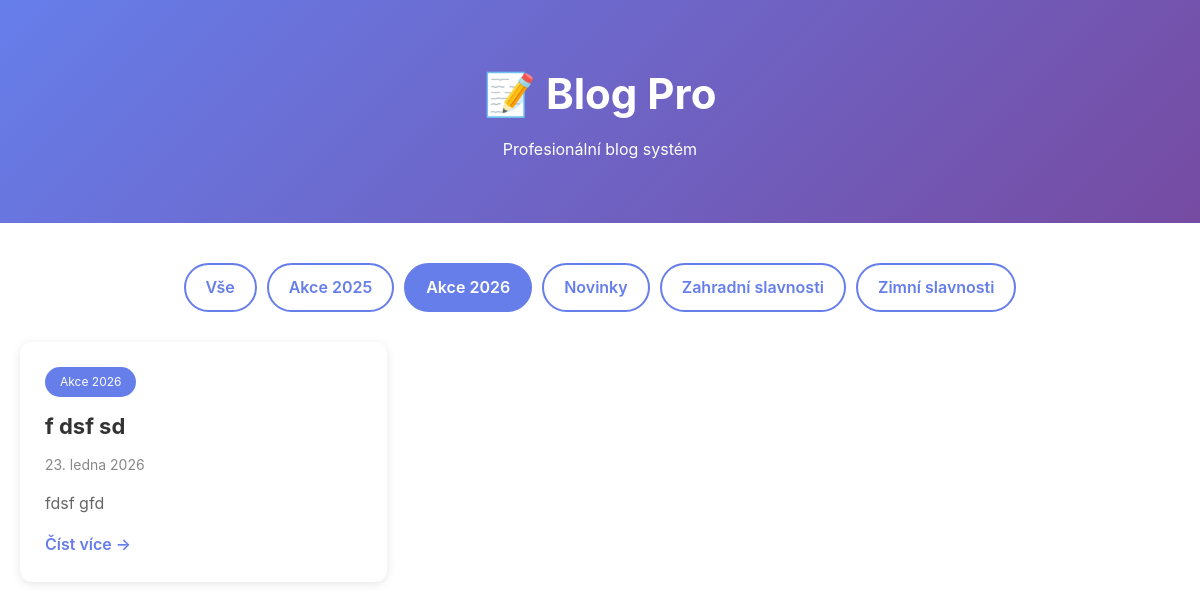
Page /?category=akce-2026 on the earlier database version.
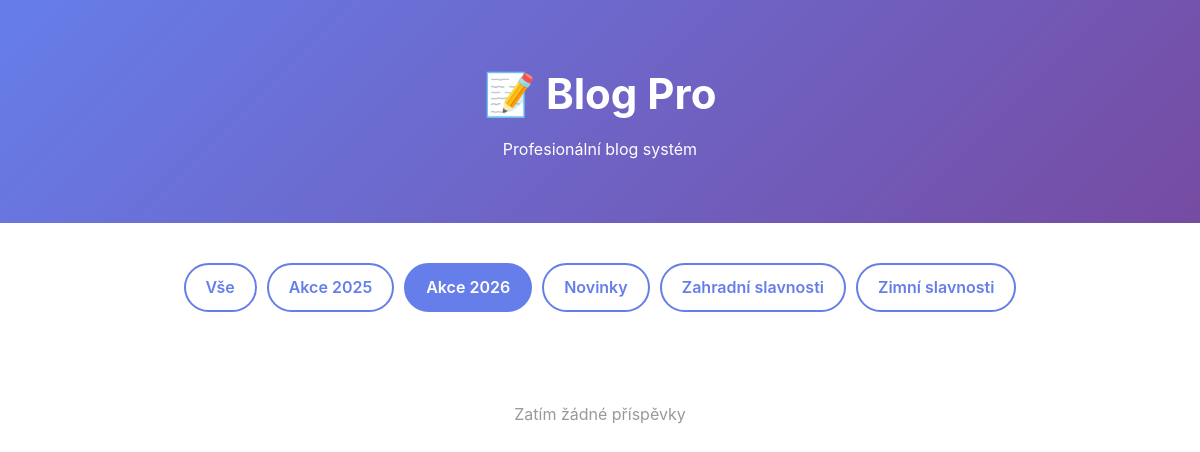
Same page on the later database version.
### tables this page shows
CREATE TABLE `categories` (
  `id` int(11) NOT NULL AUTO_INCREMENT,
  `name` varchar(100) NOT NULL,
  `slug` varchar(100) NOT NULL,
  `description` text,
  `created_at` timestamp NOT NULL DEFAULT CURRENT_TIMESTAMP,
  PRIMARY KEY (`id`),
  UNIQUE KEY `name` (`name`),
  UNIQUE KEY `slug` (`slug`),
  KEY `idx_slug` (`slug`)
);

CREATE TABLE `posts` (
  `id` int(11) NOT NULL AUTO_INCREMENT,
  `title` varchar(255) NOT NULL,
  `slug` varchar(255) NOT NULL,
  `content` longtext,
  `excerpt` text,
  `featured_image` varchar(500) DEFAULT NULL,
  `category_id` int(11) DEFAULT NULL,
  `author_id` int(11) NOT NULL,
  `status` enum('draft','published','scheduled') DEFAULT 'draft',
  `menu_order` int(11) DEFAULT '0',
  `meta_title` varchar(255) DEFAULT NULL,
  `meta_description` text,
  `meta_keywords` varchar(255) DEFAULT NULL,
  `published_at` datetime DEFAULT NULL,
  `scheduled_at` datetime DEFAULT NULL,
  `created_at` datetime DEFAULT CURRENT_TIMESTAMP,
  `updated_at` datetime DEFAULT CURRENT_TIMESTAMP ON UPDATE CURRENT_TIMESTAMP,
  PRIMARY KEY (`id`),
  UNIQUE KEY `slug` (`slug`),
  KEY `idx_status` (`status`),
  KEY `idx_category` (`category_id`),
  KEY `idx_author` (`author_id`),
  KEY `idx_slug` (`slug`),
  FULLTEXT KEY `ft_search` (`title`,`content`,`excerpt`)
);

### includes/helpers.php (called while the page is built, shortened)
<?php
function formatDate($date, $format = 'j. n. Y') {
    $months = [
        1 => 'ledna', 2 => 'února', 3 => 'března', 4 => 'dubna',
        5 => 'května', 6 => 'června', 7 => 'července', 8 => 'srpna',
        9 => 'září', 10 => 'října', 11 => 'listopadu', 12 => 'prosince'
    ];
    $timestamp = is_numeric($date) ? $date : strtotime($date);
    $day = date('j', $timestamp);
    $month = $months[(int)date('n', $timestamp)];
    $year = date('Y', $timestamp);
    return "$day. $month $year";
}
function e($text) {
    return htmlspecialchars($text, ENT_QUOTES, 'UTF-8');
}
function truncate($text, $length = 100, $suffix = '...') {
    $text = strip_tags($text);
    if (mb_strlen($text) <= $length) {
        return $text;
    }
    return mb_substr($text, 0, $length) . $suffix;
}
function get($key, $default = null) {
    return $_GET[$key] ?? $default;
}
?>

### includes/database.class.php (called while the page is built, shortened)
<?php
class Database {
    private $connection;
    private $stmt;
    public function __construct() {
        $dsn = 'mysql:host=' . DB_HOST . ';dbname=' . DB_NAME . ';charset=' . DB_CHARSET;
        $options = [
            PDO::ATTR_ERRMODE => PDO::ERRMODE_EXCEPTION,
            PDO::ATTR_DEFAULT_FETCH_MODE => PDO::FETCH_ASSOC,
            PDO::ATTR_EMULATE_PREPARES => false,
            PDO::MYSQL_ATTR_INIT_COMMAND => "SET NAMES utf8mb4 COLLATE utf8mb4_unicode_ci"
        ];
        try {
            $this->connection = new PDO($dsn, DB_USER, DB_PASS, $options);
        } catch (PDOException $e) {
            $this->error = $e->getMessage();
            $this->logError('Database Connection', $e->getMessage());
            die('Chyba připojení k databázi. Zkontrolujte konfiguraci.');
        }
    }
    public function query($sql) {
    try {
        $this->stmt = $this->connection->prepare($sql);
        return $this;
    } catch (PDOException $e) {
        $this->logError('Query Prepare', $e->getMessage());
        $this->stmt = null;
        return $this;
    }
}
    public function bind($param, $value, $type = null) {
        if (is_null($type)) {
            switch (true) {
                case is_int($value):
                    $type = PDO::PARAM_INT;
                    break;
                default:
                    $type = PDO::PARAM_STR;
            }
        }
        $this->stmt->bindValue($param, $value, $type);
        return $this;
    }
    public function execute() {
        try {
            return $this->stmt->execute();
        } catch (PDOException $e) {
            $this->logError('Query Execute', $e->getMessage());
            return false;
        }
    }
    public function fetchAll() {
    $this->execute();
    return $this->stmt->fetchAll();
    }
    public function fetch() {
        $this->execute();
        return $this->stmt->fetch();
    }
}
?>

### config.php (called while the page is built, shortened)
<?php
require_once INCLUDES_PATH . 'database.class.php';
require_once INCLUDES_PATH . 'post.class.php';
require_once INCLUDES_PATH . 'category.class.php';
require_once INCLUDES_PATH . 'security.class.php';
$db = new Database();
require_once INCLUDES_PATH . 'helpers.php';
?>

### includes/category.class.php (called while the page is built, shortened)
<?php
class Category {
    private $db;
    public function __construct() {
        global $db;
        $this->db = $db;
    }
    public function getAll() {
        $this->db->query("SELECT * FROM categories ORDER BY name ASC");
        return $this->db->fetchAll();
    }
    public function getBySlug($slug) {
        $this->db->query("SELECT * FROM categories WHERE slug = :slug");
        $this->db->bind(':slug', $slug);
        return $this->db->fetch();
    }
}
?>

### includes/post.class.php (called while the page is built, shortened)
<?php
class Post {
    private $db;
    public function __construct() {
        global $db;
        $this->db = $db;
    }
    public function getAll($status = 'published', $limit = null, $offset = 0, $categoryId = null) {
        $sql = "SELECT p.*, c.name as category_name, c.slug as category_slug,
                       u.username as author_name
                FROM posts p
                LEFT JOIN categories c ON p.category_id = c.id
                LEFT JOIN users u ON p.author_id = u.id
                WHERE p.status = :status";
        if ($categoryId) {
            $sql .= " AND p.category_id = :category_id";
        }
        $sql .= " ORDER BY p.menu_order ASC, p.published_at DESC, p.created_at DESC";
        if ($limit) {
            $sql .= " LIMIT " . (int)$limit . " OFFSET " . (int)$offset;
        }
        $this->db->query($sql);
        $this->db->bind(':status', $status);
        if ($categoryId) {
            $this->db->bind(':category_id', $categoryId);
        }
        return $this->db->fetchAll();
    }
}
?>

### index.php (the view, shortened to what the changed rows need)
<?php
require_once 'config.php';
$post = new Post();
$category = new Category();
$categorySlug = get('category');
$categoryId = null;
if ($categorySlug) {
    $currentCategory = $category->getBySlug($categorySlug);
    $categoryId = $currentCategory['id'] ?? null;
}
$posts = $post->getAll('published', 50, 0, $categoryId);
$categories = $category->getAll();
?>
<!DOCTYPE html>
<html lang="cs">
<head>
</head>
<body>
    <header>
        <h1>📝 <?= SITE_NAME ?></h1>
    </header>
    <div class="container">
        <div class="filters">
            <a href="index.php" class="filter-btn <?= !$categorySlug ? 'active' : '' ?>">Vše</a>
            <?php foreach ($categories as $cat): ?>
                <a href="?category=<?= e($cat['slug']) ?>"
                   class="filter-btn <?= $categorySlug === $cat['slug'] ? 'active' : '' ?>">
                    <?= e($cat['name']) ?>
                </a>
            <?php endforeach; ?>
        </div>
        <?php if (empty($posts)): ?>
            <p style="text-align: center; padding: 60px; color: #999;">Zatím žádné příspěvky</p>
        <?php else: ?>
            <div class="posts-grid">
                <?php foreach ($posts as $p): ?>
                    <div class="post-card">
                        <div class="post-content">
                            <span class="post-category"><?= e($p['category_name'] ?? 'Ostatní') ?></span>
                            <h2 class="post-title"><?= e($p['title']) ?></h2>
                            <div class="post-date"><?= formatDate($p['published_at']) ?></div>
                            <p class="post-excerpt"><?= e(truncate($p['excerpt'] ?? $p['content'], 150)) ?></p>
                            <a href="post.php?slug=<?= e($p['slug']) ?>" class="read-more">Číst více →</a>
                        </div>
                    </div>
                <?php endforeach; ?>
            </div>
        <?php endif; ?>
    </div>
</body>
</html>

Differences in the rows shown:
removed posts: category.name "Akce 2026", title "f dsf sd", published_at "23. ledna 2026", excerpt "fdsf gfd"
Other differences:
text now shown: "Zatím žádné příspěvky"
